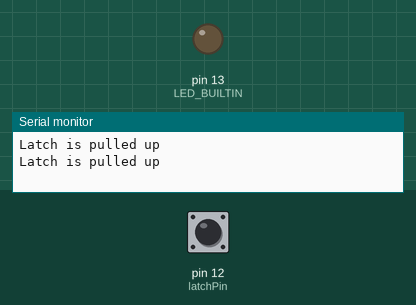
Bench run of a sketch on a simulated Arduino Uno, built with avr-gcc and run on an emulated ATmega328P. On the bench: output pins drawn as LEDs (lit = HIGH), the last lines printed to the serial monitor. The test bench sets the inputs (shaded band); at power-on: pin 12 (latchPin) HIGH.

Above: at 1.8 s.
1.9 s: pin 12 (latchPin) pulled LOW for 1.15 s
At 2.3 s:
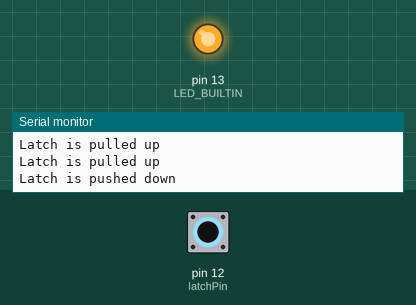
5.5 s: pin 12 (latchPin) pulled LOW for 3.2 s
At 10.1 s:
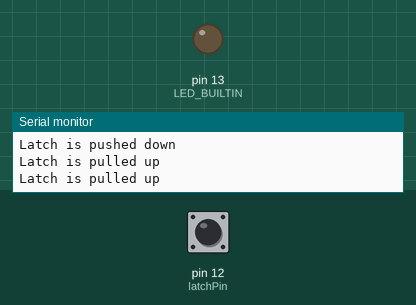
Timing chart, 0 to 11.6 s (numbered marks = the images above; inputs shaded):
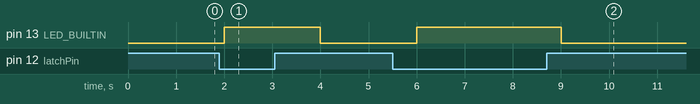

The sketch:

Code.ino
```cpp
const int latchPin = 12;

int previousState, currentState;
int x;

void setup() {
	Serial.begin(115200);
	pinMode(latchPin, INPUT_PULLUP);
	pinMode(LED_BUILTIN, OUTPUT);
	previousState = currentState = digitalRead(latchPin);
	x = 20;
}

void loop() {
	previousState = currentState;
	currentState = digitalRead(latchPin);
	Serial.print("Latch is ");
	Serial.println((currentState) ? "pulled up" : "pushed down");
	digitalWrite(LED_BUILTIN, !currentState);
	x++;
	delay(1000);
}
```

Measured:
- after the input at 1.9 s, pin 13 (LED_BUILTIN): LOW → HIGH after 0.10 s, → LOW 2.0 s later
- after the input at 5.5 s, pin 13 (LED_BUILTIN): LOW → HIGH after 0.50 s, → LOW 3.0 s later
